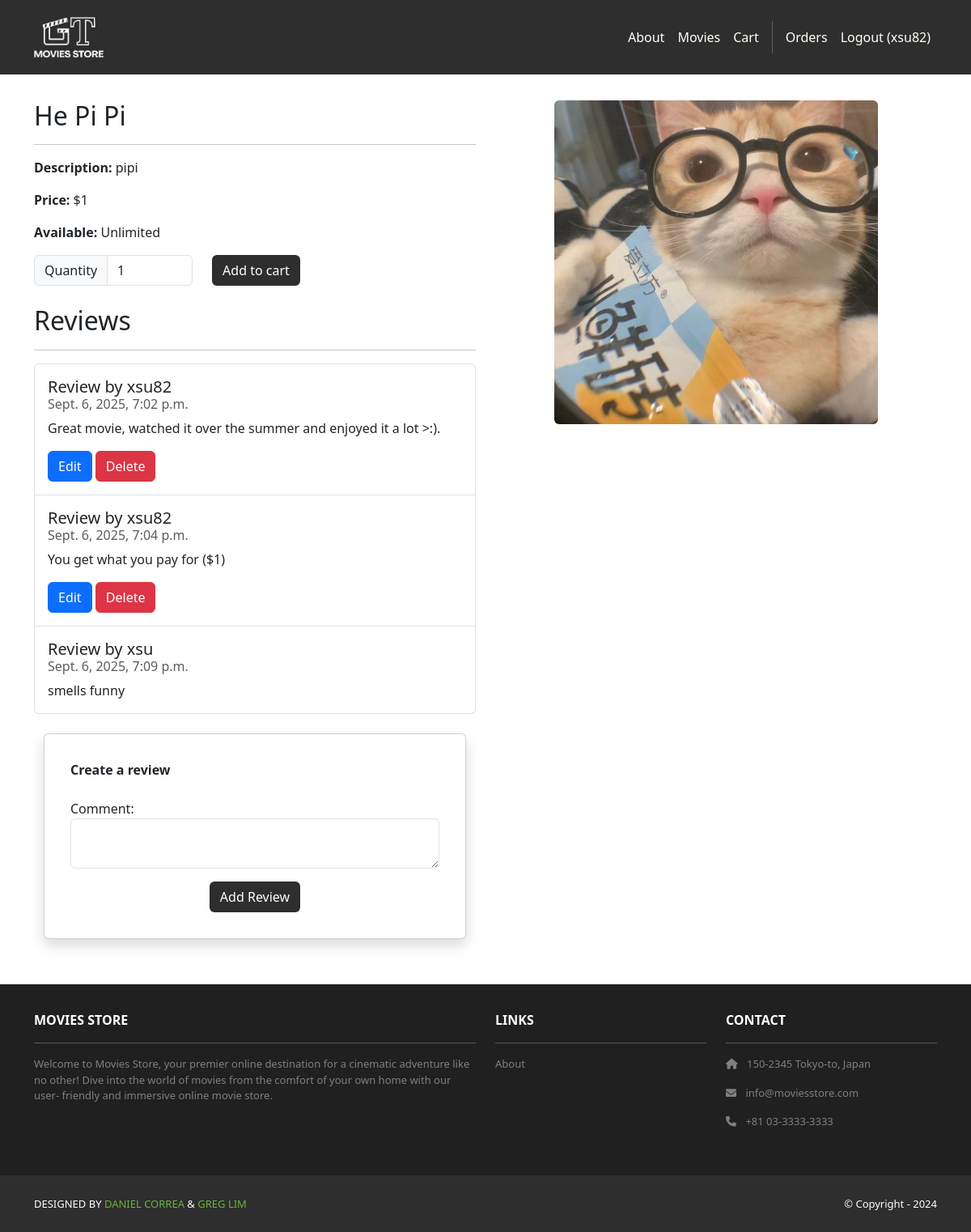
Page /movies/2/ (signed in) on the committed database.
### movies/models.py (models this page shows, shortened)
class Movie(models.Model):
    id = models.AutoField(primary_key=True)
    name = models.CharField(max_length=255)
    price = models.IntegerField()
    description = models.TextField()
    image = models.ImageField(upload_to='movie_images/')
    amount_left = models.PositiveIntegerField(null=True, blank=True, default=None)

class Review(models.Model):
    id = models.AutoField(primary_key=True)
    comment = models.CharField(max_length=255)
    date = models.DateTimeField(auto_now_add=True)
    movie = models.ForeignKey(Movie,
        on_delete=models.CASCADE)
    user = models.ForeignKey(User,
        on_delete=models.CASCADE)

### movies/views.py (the view)
# urls.py: path('<int:id>/', views.show, name='movies.show'),
def show(request, id):
    movie = Movie.objects.get(id=id)
    reviews = Review.objects.filter(movie=movie)
    template_data = {}
    template_data['title'] = movie.name
    template_data['movie'] = movie
    template_data['reviews'] = reviews
    return render(request, 'movies/show.html',
                    {'template_data': template_data})

### movies/templates/movies/show.html (shortened to what this page needs)
{% extends 'base.html' %}
{% block content %}
  {% load static %}
  <div class="p-3">
    <div class="container">
      <div class="row mt-3">
        <div class="col-md-6 mx-auto mb-3">
          <h2>{{ template_data.movie.name }}</h2>
          <hr />
          <p>
            <b>Description:</b> {{ template_data.movie.description }}
          </p>
          <p>
            <b>Price:</b> ${{ template_data.movie.price }}
          </p>
          {% if template_data.movie.amount_left is None %}
            <p><b>Available:</b> Unlimited</p>
          {% elif template_data.movie.amount_left > 0 %}
            <p><b>Stock left:</b> {{ template_data.movie.amount_left }}</p>
          {% else %}
            <p class="text-danger"><b>Sold Out</b></p>
          {% endif %}
          {% if template_data.movie.amount_left is None or template_data.movie.amount_left > 0 %}
            <form method="post" action="{% url 'cart.add' id=template_data.movie.id %}">
              <div class="row">
                <div class="col-auto">
                  <div class="input-group col-auto">
                    <div class="input-group-text">Quantity</div>
                    <input
                      type="number"
                      min="1"
                      max="{% if template_data.movie.amount_left %}{{ template_data.movie.amount_left }}{% else %}10{% endif %}"
                      class="form-control quantity-input"
                      name="quantity"
                      value="1"
                    />
                  </div>
                </div>
                <div class="col-auto">
                  <button class="btn bg-dark text-white" type="submit">Add to cart</button>
                </div>
              </div>
            </form>
          {% endif %}
          <h2 class="mt-4">Reviews</h2>
          <hr />
          <ul class="list-group">
            {% for review in template_data.reviews %}
              <li class="list-group-item pb-3 pt-3">
                <h5 class="card-title">Review by {{ review.user.username }}</h5>
                <h6 class="card-subtitle mb-2 text-muted">{{ review.date }}</h6>
                <p class="card-text">{{ review.comment }}</p>
                {% if user.is_authenticated and user == review.user %}
                  <a class="btn btn-primary" href="{% url 'movies.edit_review' id=template_data.movie.id review_id=review.id %}">Edit</a>
                  <a class="btn btn-danger" href="{% url 'movies.delete_review' id=template_data.movie.id review_id=review.id %}">Delete</a>
                {% endif %}
              </li>
            {% empty %}
              <li class="list-group-item">No reviews yet.</li>
            {% endfor %}
          </ul>
          {% if user.is_authenticated %}
            <div class="container mt-4">
              <div class="row justify-content-center">
                <div class="col-12">
                  <div class="card shadow p-3 mb-4 rounded">
                    <div class="card-body">
                      <b class="text-start">Create a review</b><br /><br />
                      <form method="POST" action="{% url 'movies.create_review' id=template_data.movie.id %}">
                        <p>
                          <label for="comment">Comment:</label>
                          <textarea name="comment" required class="form-control" id="comment"></textarea>
                        </p>
                        <div class="text-center">
                          <button type="submit" class="btn bg-dark text-white">Add Review</button>
                        </div>
                      </form>
                    </div>
                  </div>
                </div>
              </div>
            </div>
          {% endif %}
        </div>
        <div class="col-md-6 mx-auto mb-3 text-center">
          <img src="{{ template_data.movie.image.url }}" class="rounded img-card-400" />
        </div>
      </div>
    </div>
  </div>
{% endblock %}

### moviesstore/templates/base.html (shortened to what this page needs)
<!DOCTYPE html>
<html>
  {% load static %}
  <head>
    <link href="https://cdn.jsdelivr.net/npm/bootstrap@5.3.3/dist/css/bootstrap.min.css" rel="stylesheet" />
    <link rel="stylesheet" href="https://cdnjs.cloudflare.com/ajax/libs/font-awesome/6.1.1/css/all.min.css" />
    <link rel="stylesheet" type="text/css" href="{% static 'css/style.css' %}" />
  </head>
  <body>
    <nav class="p-3 navbar navbar-dark bg-dark navbar-expand-lg">
      <div class="container">
        <a class="navbar-brand" href="{% url 'home.index' %}"><img src="{% static 'img/logo.png' %}" alt="logo" height="50" /></a>
        <div class="collapse navbar-collapse" id="navbarNavAltMarkup">
          <div class="navbar-nav ms-auto navbar-ml">
            <a class="nav-link" href="{% url 'home.about' %}">About</a>
            <a class="nav-link" href="{% url 'movies.index' %}">Movies</a>
            <a class="nav-link" href="{% url 'cart.index' %}">Cart</a>
            {% if user.is_authenticated %}
              <a class="nav-link" href="{% url 'accounts.orders' %}">Orders</a>
              <a class="nav-link" href="{% url 'accounts.logout' %}">Logout ({{ user.username }})</a>
            {% else %}
              <a class="nav-link" href="{% url 'accounts.login' %}">Login</a>
              <a class="nav-link" href="{% url 'accounts.signup' %}">Sign Up</a>
            {% endif %}
          </div>
        </div>
      </div>
    </nav>
    <div>
      {% block content %}
      {% endblock %}
    </div>
    <section class="p-3 ms-footer d-none d-md-block">
      <div class="container">
        <div class="row mt-3 text-white">
          <div class="col-md-6 col-lg-6 col-xl-6 mx-auto mb-4">
            <b>MOVIES STORE</b>
            <hr />
            <p>Welcome to Movies Store, your premier online destination for a cinematic adventure like no other! Dive into the world of movies from the comfort of your own home with our user- friendly and immersive online movie store.</p>
          </div>
          <div class="col-md-3 col-lg-3 col-xl-3 mx-auto mb-4">
            <b>LINKS</b>
            <hr />
            <p>
              <a class="nav-link" href="{% url 'home.about' %}">About</a>
            </p>
          </div>
          <div class="col-md-3 col-lg-3 col-xl-3 mx-auto mb-4">
            <b>CONTACT</b>
            <hr />
            <p>
              <i class="fas fa-home me-2"></i>
              150-2345 Tokyo-to, Japan
            </p>
            <p>
              <i class="fas fa-envelope me-2"></i>
              info@moviesstore.com
            </p>
            <p>
              <i class="fas fa-phone me-2"></i>
              +81 03-3333-3333
            </p>
          </div>
        </div>
      </div>
    </section>
    <section class="p-3 ms-footer-bottom bg-dark">
      <div class="container d-flex justify-content-between">
        <div class="me-5 text-white">
          <span>
            DESIGNED BY
            <a href="https://www.x.com/danielgarax" target="_blank">DANIEL CORREA</a> &
            <a href="https://www.x.com/greglim81" target="_blank">GREG LIM</a>
          </span>
        </div>
        <div class="text-white">
          <span>© Copyright - 2024</span>
        </div>
      </div>
    </section>
  </body>
</html>

### moviesstore/static/css/style.css (style rules this page uses)
.navbar a.nav-link { color: #FFFEF6 !important; }
.bg-dark { background-color: #2E2E2E !important; }
.ms-footer { background-color: #202020; }
.ms-footer p { color: #7F7F7F; font-size: 13px; }
.ms-footer-bottom span { font-size: 13px; line-height: 38px; }
.ms-footer-bottom a { color: #6ab43e; text-decoration: none; }
.img-card-400 { width: fit-content; max-height: 400px; }

### rows in the picture
Movie: movie.name "He Pi Pi", movie.description "pipi", movie.price "1", quantity "1", movie.image (picture)
Review: user.username "xsu82", date "Sept. 6, 2025, 7:02 p.m.", comment "Great movie, watched it over the summer and enjoyed it a lot >:).", shows "Edit"
Review: user.username "xsu82", date "Sept. 6, 2025, 7:04 p.m.", comment "You get what you pay for ($1)", shows "Edit"
Review: user.username "xsu", date "Sept. 6, 2025, 7:09 p.m.", comment "smells funny"

### other values in the picture
{{ user.username }} "xsu82"
